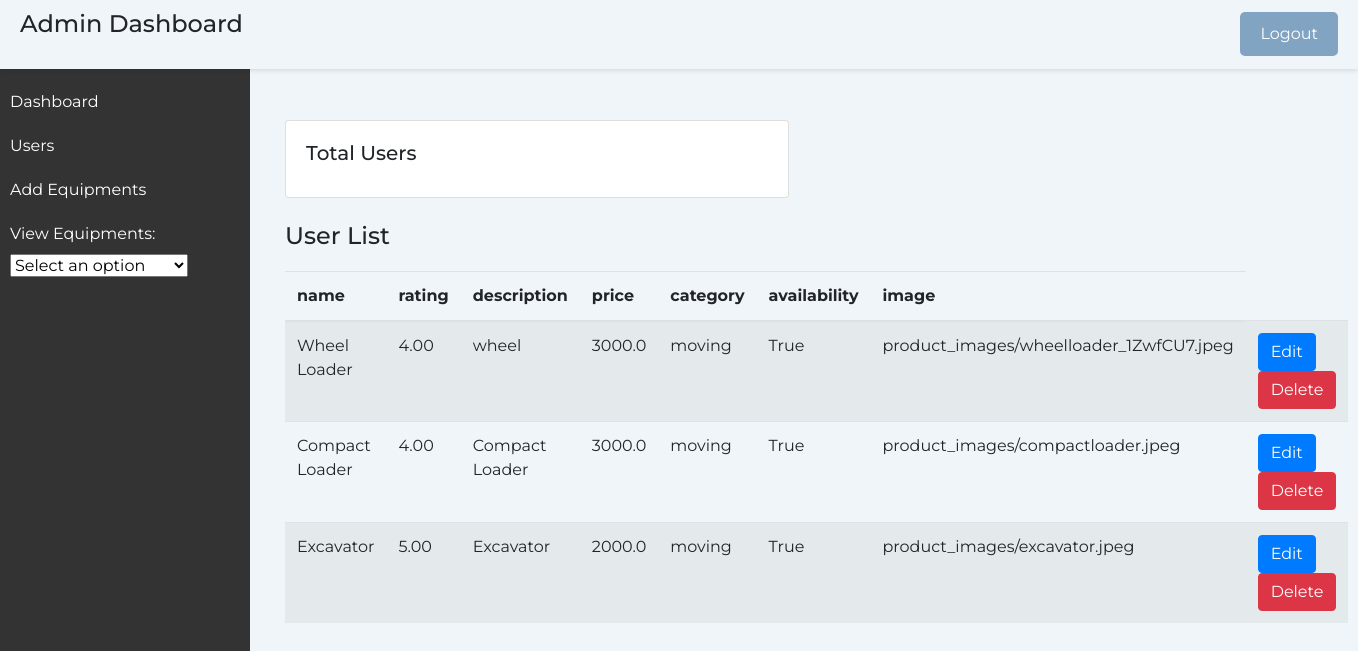
/view_equip, run on the app's committed database.
### home/models.py (models this page shows, shortened)
class Product(models.Model):
    name = models.CharField(max_length=100)
    description = models.TextField()
    rating = models.DecimalField(max_digits=3, decimal_places=2)
    price_per_day = models.DecimalField(max_digits=10, decimal_places=1)
    category = models.CharField(max_length=50, default='Uncategorized')
    availability = models.BooleanField(default=True)
    image = models.ImageField(upload_to='product_images/', default='default-image.jpg')

### home/views.py (the view)
# urls.py: path('view_equip',views.view_equip,name="view_equip"),
def view_equip(request):
    equips = Product.objects.all()
    context = {
        'equips': equips
    }
    return render(request, 'view_equip.html',context)

### templates/view_equip.html (shortened to what this page needs)
<!DOCTYPE html>
<html lang="en">
<head>
    <link href="https://maxcdn.bootstrapcdn.com/bootstrap/4.5.2/css/bootstrap.min.css" rel="stylesheet">
</head>
<body>
    <div class="header">
        <h1 class="page-title">Admin Dashboard</h1>
        <a href="{% url 'logout' %}" class="btn btn-primary" id="logout-link">Logout</a>
    </div>
    <div class="sidebar">
    <ul>
        <li><a href="#">Dashboard</a></li>
        <li><a href="{% url 'usertypecount' %}">Users</a></li>
        <li><a href="{% url 'addequip' %}">Add Equipments</a></li>
        <li>
            <label for="view-equipments">View Equipments:</label>
            <select id="view-equipments" onchange="location = this.value;">
                <option value="" selected>Select an option</option>
            </select>
        </li>
    </ul>
</div>
    <div class="content">
        <div class="container">
            <div class="row">
                <div class="col-md-6">
                    <div class="card">
                        <div class="card-body">
                            <h5 class="card-title">Total Users</h5>
                        </div>
                    </div>
                </div>
                <div class="col-md-6">
                </div>
            </div>
            <h2 class="page-title mt-4">User List</h2>
            <table class="table table-striped">
                <thead>
                    <tr>
                <th>name</th>
                <th>rating </th>
                <th>description</th>
                <th>price</th>
                <th>category</th>
                <th>availability</th>
                <th>image</th>
                    </tr>
                </thead>
                <tbody>
                 {% for product  in equips %}
            <tr>
                <td>{{ product.name }}</td>
                <td>{{ product.rating}}</td>
                <td>{{ product.description}}</td>
                <td>{{ product.price_per_day}}</td>
                <td>{{ product.category}}</td>
                <td>{{ product.availability}}</td>
                <td>{{ product.image}}</td>
                <td>
                <a href="{% url 'edit_product' product.id %}" class="btn btn-primary">Edit</a>
                <a href="{% url 'delete_product' product.id %}" class="btn btn-danger">Delete</a>
            </td>
            </tr>
            {% endfor %}
                </tbody>
            </table>
        </div>
    </div>
</body>
</html>

### templates/view_equip.html (style rules this page uses)
body { font-family: 'Montserrat', sans-serif; background-color: #f0f5f9; margin: 0; padding: 0; }
.header { background-color: #f0f5f9; padding: 10px 20px; box-shadow: 0 2px 4px rgba(0, 0, 0, 0.1); display: flex; justify-content: space-between; align-items: center; width: 100%; position: fixed; z-index: 1; }
.page-title { font-size: 24px; margin-bottom: 20px; }
#logout-link { background-color: #80a4c2; color: #fff; padding: 10px 20px; border: none; border-radius: 5px; text-decoration: none; transition: background-color 0.3s; }
.sidebar { height: 100%; width: 250px; position: fixed; top: 0; left: 0; background-color: #333; color: #fff; padding-top: 20px; margin-top: 60px; }
.sidebar ul { list-style: none; padding: 0; }
.sidebar li { padding: 10px; }
.sidebar a { color: #fff; text-decoration: none; display: block; }
.content { margin-left: 250px; padding: 20px; }
.container { margin-top: 100px; }

### data on the page
Product: name "Wheel Loader", rating "4.00", description "wheel", price_per_day "3000.0", category "moving", availability "True", image "product_images/wheelloader_1ZwfCU7.jpeg"
Product: name "Compact Loader", rating "4.00", description "Compact Loader", price_per_day "3000.0", category "moving", availability "True", image "product_images/compactloader.jpeg"
Product: name "Excavator", rating "5.00", description "Excavator", price_per_day "2000.0", category "moving", availability "True", image "product_images/excavator.jpeg"
